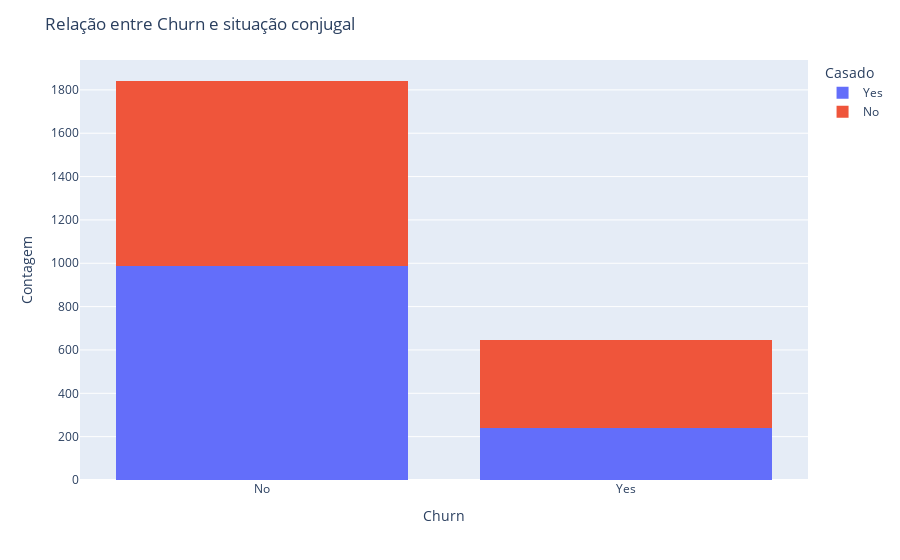

The notebook cell saved with this chart:
### Code cell
#Qual relação entre método de pagamento e situação conjugal
fig = px.histogram(df, x='Churn', color='Casado', barmode='stack')

fig.update_layout(title='Relação entre Churn e situação conjugal',
                  xaxis_title='Churn',
                  yaxis_title='Contagem',
                  legend_title='Casado')
fig.show()

### Figure 1 — Plotly figure (JSON) as saved in the notebook; plotly's stock layout.template omitted (floating-point values rounded to 4 significant figures; data arrays with more than 128 entries replaced by an {"elided": "..."} marker saying what was removed)
{"data": [{"alignmentgroup": "True", "bingroup": "x", "hovertemplate": "Casado=Yes<br>Churn=%{x}<br>count=%{y}<extra></extra>", "legendgroup": "Yes", "marker": {"color": "#636efa", "pattern": {"shape": ""}}, "name": "Yes", "offsetgroup": "Yes", "orientation": "v", "showlegend": true, "type": "histogram", "x": {"elided": "1226 str values"}, "xaxis": "x", "yaxis": "y"}, {"alignmentgroup": "True", "bingroup": "x", "hovertemplate": "Casado=No<br>Churn=%{x}<br>count=%{y}<extra></extra>", "legendgroup": "No", "marker": {"color": "#EF553B", "pattern": {"shape": ""}}, "name": "No", "offsetgroup": "No", "orientation": "v", "showlegend": true, "type": "histogram", "x": {"elided": "1262 str values"}, "xaxis": "x", "yaxis": "y"}], "layout": {"barmode": "stack", "legend": {"title": {"text": "Casado"}, "tracegroupgap": 0}, "margin": {"t": 60}, "title": {"text": "Relação entre Churn e situação conjugal"}, "xaxis": {"anchor": "y", "domain": [0, 1], "title": {"text": "Churn"}}, "yaxis": {"anchor": "x", "domain": [0, 1], "title": {"text": "Contagem"}}}}
